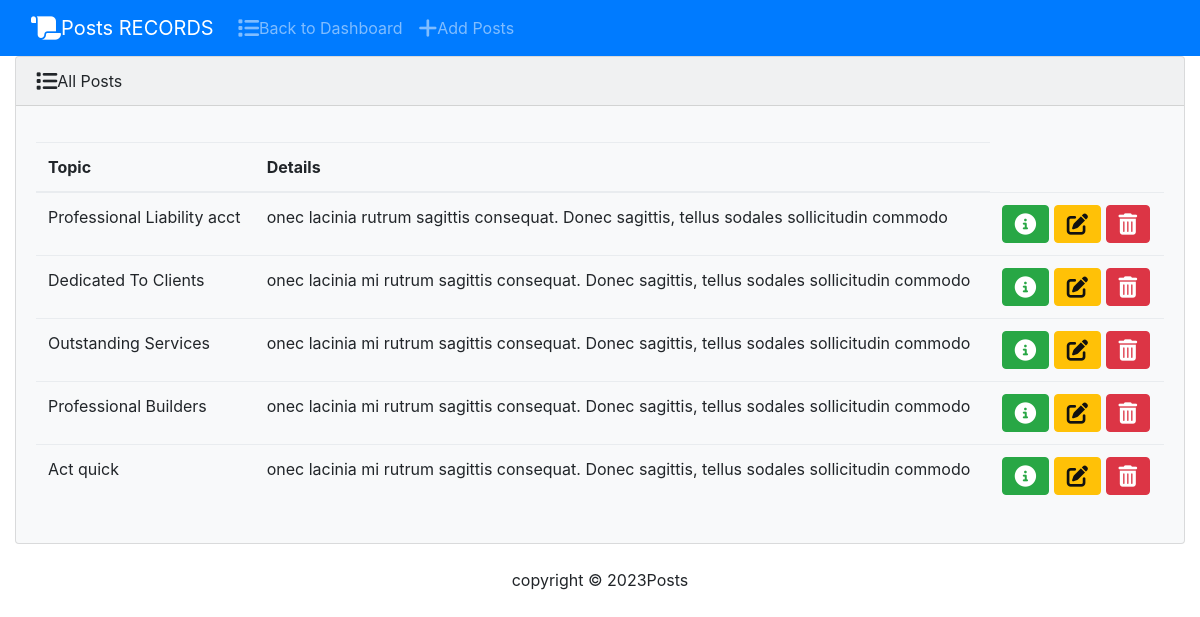
Page /post_list on the committed database.
### smproject/models.py (models this page shows, shortened)
class Post(models.Model):
    name = models.CharField(max_length=100)
    details = models.CharField(max_length=1000)

### smproject/views.py (the view)
# urls.py: path('post_list', PostListView.as_view(), name='post_list'),
class PostListView(ListView):
    context_object_name = 'posts'
    model = models.Post
    template_name = 'post_list.html'

### smproject/templates/post_list.html (shortened to what this page needs)
{% load static %}
<!DOCTYPE html>
<html>
<head>
  <link rel="stylesheet" href="https://cdnjs.cloudflare.com/ajax/libs/font-awesome/6.2.0/css/all.min.css" />
  <link rel="stylesheet" type="text/css" href="{% static 'css/font-awesome.min.css' %}">
  <link rel="stylesheet" type="text/css" href="{% static 'css/fontawesome-6.2/font-awesome.min.css' %}">
  <link href="{% static 'css/bootstrap.min.css' %}" rel="stylesheet">
<body class="d-flex flex-column min-vh-100">
   <nav class="navbar navbar-expand-lg navbar-dark bg-primary">
    <div class="container-fluid">
      <a class="navbar-brand" href="{% url 'post_list' %}"><i class="fa-solid fa-scroll fa-lg"></i>Posts RECORDS</a>
      <div class="collapse navbar-collapse" id="navbarColor01">
        <ul class="navbar-nav me-auto">
          <li class="nav-item">
            <a class="nav-link" href="{% url 'dashboard' %}"><i class="fa-solid fa-list fa-lg"></i>Back to Dashboard</a>
          </li>
          <li class="nav-item">
            <a class="nav-link" href="{% url 'create' %}"><i class="fa-solid fa-plus fa-lg"></i>Add Posts</a>
          </li>
        </ul>
      </div>
    </div>
  </nav>
        <div class="container-fluid">
            {% block body %}
            <div class="row">
              <div class="col-12">
                {% if posts %}
                <div class="card bg-light ms-4 me-4 mb-4">
                  <div class="card-header"><i class="fa-solid fa-list fa-lg"></i>All Posts</div>
                  <div class="card-body">
                    <p class="card-text">
                      <div class="table-responsive">
                        <table class="table table-hover">
                          <thead>
                            <tr>
                              <th scope="col">Topic</th>
                              <th scope="col">Details</th>
                            </tr>
                          </thead>
                          <tbody>
                            <tr>
                             {% for post in posts %}
                             <tr>
                              <td>{{ post.name }}</td>
                              <td>{{ post.details }}</td>
                              <td>
                                <a class="btn btn-success me-1" href="{% url 'post_details' post.pk %}">
                                  <i class="fa-solid fa-circle-info fa-lg"></i>
                                </a>
                              <a class="btn btn-warning me-1" href="{% url 'update_list' post.pk %}"><i class="fa-solid fa-pen-to-square fa-lg"></i></a>
                              <button type="button" class="btn btn-danger" data-bs-toggle="modal" data-bs-target="#delete{{post.pk}}"><i class="fa-solid fa-trash-can fa-lg"></i></button>
                             {% endfor %}
                            </tr>
                          </tbody>
                        </table>
                      </div>
                    </p>
                  </div>
                </div>
                {% else %}
                <h5 class="alert alert-primary ms-4 me-4">No Records</h5>
                {% endif %}
              </div>
            </div>
            {% endblock %}
        </div>
        <footer class="mt-auto mb-4">
          <div class="text-center">
            <span>
              copyright &copy; <script>document.write(new Date().getFullYear())</script>Posts
            </span>
          </div>
        </footer>
</body>
</head>
</html>

### rows in the picture
Post: name "Professional Liability acct", details "onec lacinia rutrum sagittis consequat. Donec sagittis, tellus sodales sollicitudin commodo"
Post: name "Dedicated To Clients", details "onec lacinia mi rutrum sagittis consequat. Donec sagittis, tellus sodales sollicitudin commodo"
Post: name "Outstanding Services", details "onec lacinia mi rutrum sagittis consequat. Donec sagittis, tellus sodales sollicitudin commodo"
Post: name "Professional Builders", details "onec lacinia mi rutrum sagittis consequat. Donec sagittis, tellus sodales sollicitudin commodo"
Post: name "Act quick", details "onec lacinia mi rutrum sagittis consequat. Donec sagittis, tellus sodales sollicitudin commodo"
